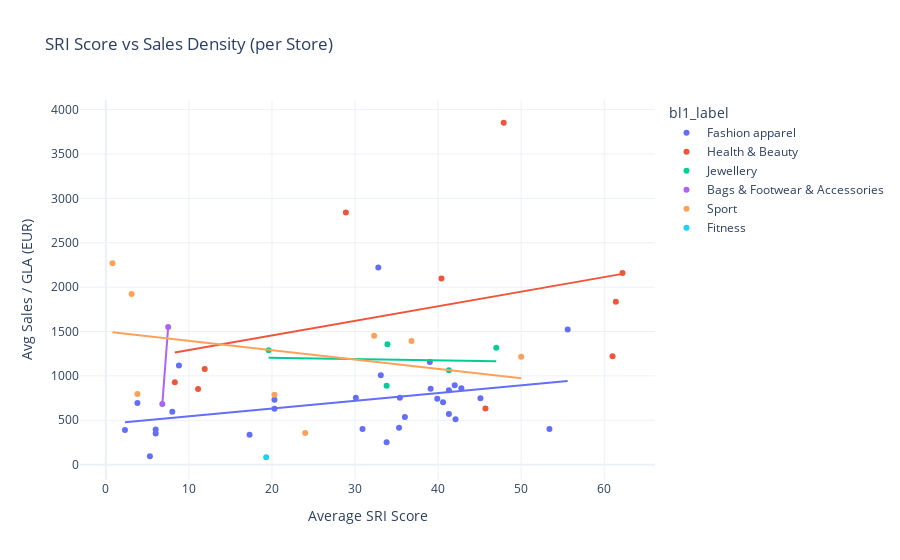
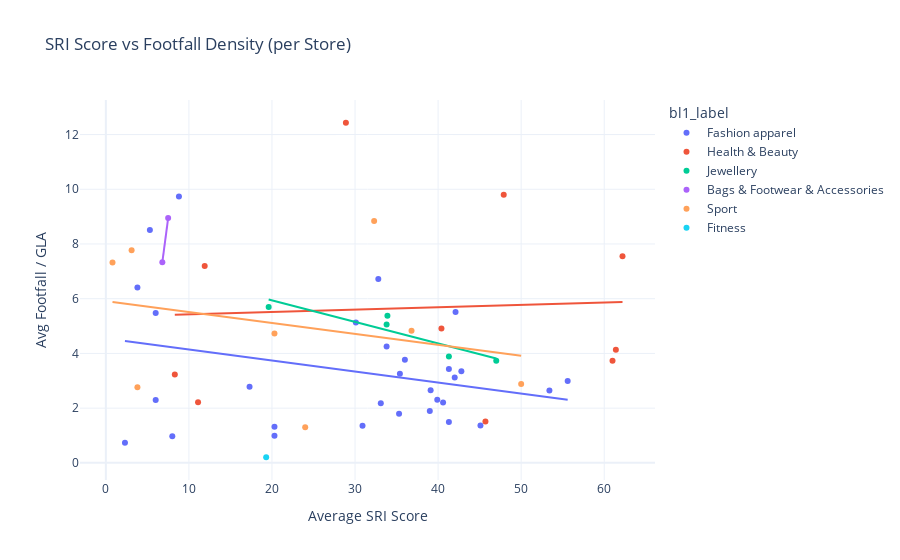
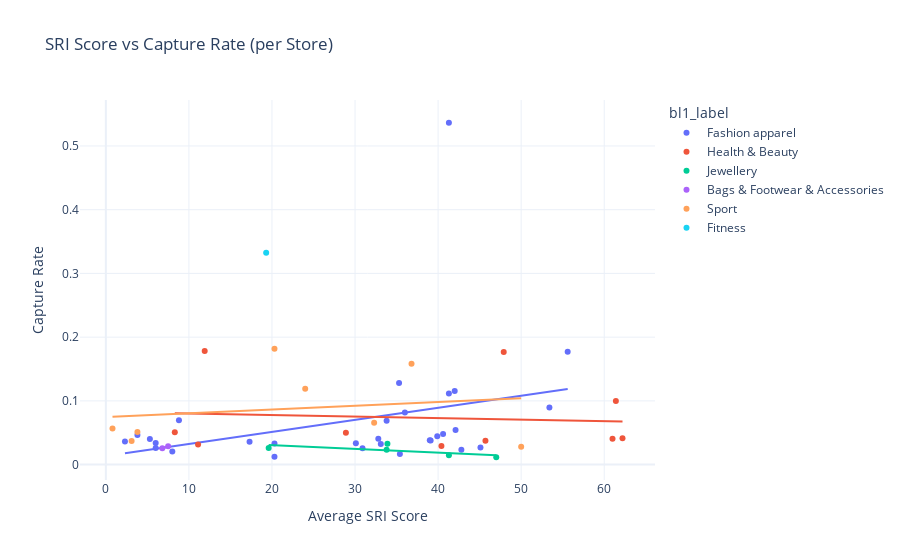
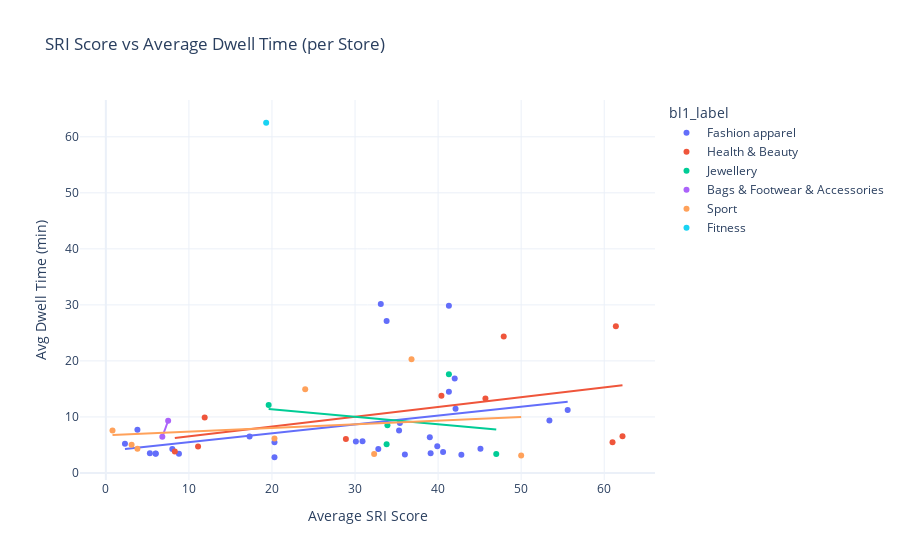

Notebook cell for these charts, in order:
### Markdown cell above
## 3. Visual Analysis

### 3.1 Scatter Plots: SRI Score vs Performance
We plot the relationship directly. We aggregate by store to get an average view per store, reducing noise from weekly fluctuations.

### Code cell
# Aggregate by Store to see store-level relationship
store_agg = df_clean.groupby(['store_code', 'bl1_label', 'sri_bucket'], observed=True).agg(
    avg_sri_score=('sri_score', 'mean'),
    avg_sales_per_gla=('sales_per_gla', 'mean'),
    avg_footfall_per_gla=('footfall_per_gla', 'mean'),
    avg_capture_rate=('capture_rate', 'mean'),
    avg_dwell_time=('store_average_dwell_time', 'mean')
).reset_index()

# 1. SRI vs Sales Density (Added back)
fig_sales = px.scatter(store_agg, x='avg_sri_score', y='avg_sales_per_gla', color='bl1_label',
                       title='SRI Score vs Sales Density (per Store)',
                       trendline='ols', # Add trendline to see general direction
                       labels={'avg_sri_score': 'Average SRI Score', 'avg_sales_per_gla': 'Avg Sales / GLA (EUR)'})
fig_sales.show()

# 2. SRI vs Footfall Density
fig_footfall = px.scatter(store_agg, x='avg_sri_score', y='avg_footfall_per_gla', color='bl1_label',
                          title='SRI Score vs Footfall Density (per Store)',
                          trendline='ols',
                          labels={'avg_sri_score': 'Average SRI Score', 'avg_footfall_per_gla': 'Avg Footfall / GLA'})
fig_footfall.show()

# 3. SRI vs Capture Rate
fig_capture = px.scatter(store_agg, x='avg_sri_score', y='avg_capture_rate', color='bl1_label',
                       title='SRI Score vs Capture Rate (per Store)',
                       trendline='ols', 
                       labels={'avg_sri_score': 'Average SRI Score', 'avg_capture_rate': 'Capture Rate'})
fig_capture.show()

# 4. SRI vs Dwell Time
fig_dwell = px.scatter(store_agg, x='avg_sri_score', y='avg_dwell_time', color='bl1_label',
                       title='SRI Score vs Average Dwell Time (per Store)',
                       trendline='ols', 
                       labels={'avg_sri_score': 'Average SRI Score', 'avg_dwell_time': 'Avg Dwell Time (min)'})
fig_dwell.show()

### Figure 1 — Plotly figure (JSON) as saved in the notebook; plotly's stock layout.template omitted (floating-point values rounded to 4 significant figures)
{"data": [{"hovertemplate": "bl1_label=Fashion apparel<br>Average SRI Score=%{x}<br>Avg Sales / GLA (EUR)=%{y}<extra></extra>", "legendgroup": "Fashion apparel", "marker": {"color": "#636efa", "symbol": "circle"}, "mode": "markers", "name": "Fashion apparel", "orientation": "v", "showlegend": true, "type": "scatter", "x": [42.1, 53.4, 30.9, 8.0, 3.8, 41.3, 42.8, 35.3, 2.3, 30.1, 32.8, 45.1, 42.0, 41.3, 33.1, 39.9, 20.3, 55.6, 36.0, 40.6, 20.3, 39.0, 8.8, 39.1, 6.0, 6.0, 17.3, 35.4, 5.3, 33.8], "xaxis": "x", "y": [510.4, 401.0, 400.5, 596.1, 693.1, 838.0, 860.0, 414.7, 391.5, 752.7, 2222.0, 748.9, 895.7, 569.3, 1008.0, 743.4, 731.4, 1524.0, 535.6, 703.9, 629.0, 1158.0, 1118.0, 855.8, 351.8, 395.2, 337.1, 753.7, 95.74, 251.7], "yaxis": "y"}, {"hovertemplate": "<b>OLS trendline</b><br>avg_sales_per_gla = 8.69172 * avg_sri_score + 459.002<br>R<sup>2</sup>=0.108938<br><br>bl1_label=Fashion apparel<br>Average SRI Score=%{x}<br>Avg Sales / GLA (EUR)=%{y} <b>(trend)</b><extra></extra>", "legendgroup": "Fashion apparel", "marker": {"color": "#636efa", "symbol": "circle"}, "mode": "lines", "name": "Fashion apparel", "showlegend": false, "type": "scatter", "x": [2.3, 3.8, 5.3, 6.0, 6.0, 8.0, 8.8, 17.3, 20.3, 20.3, 30.1, 30.9, 32.8, 33.1, 33.8, 35.3, 35.4, 36.0, 39.0, 39.1, 39.9, 40.6, 41.3, 41.3, 42.0, 42.1, 42.8, 45.1, 53.4, 55.6], "xaxis": "x", "y": [479.0, 492.0, 505.1, 511.2, 511.2, 528.5, 535.5, 609.4, 635.4, 635.4, 720.6, 727.6, 744.1, 746.7, 752.8, 765.8, 766.7, 771.9, 798.0, 798.8, 805.8, 811.9, 818.0, 818.0, 824.1, 824.9, 831.0, 851.0, 923.1, 942.3], "yaxis": "y"}, {"hovertemplate": "bl1_label=Health & Beauty<br>Average SRI Score=%{x}<br>Avg Sales / GLA (EUR)=%{y}<extra></extra>", "legendgroup": "Health & Beauty", "marker": {"color": "#EF553B", "symbol": "circle"}, "mode": "markers", "name": "Health & Beauty", "orientation": "v", "showlegend": true, "type": "scatter", "x": [61.4, 61.0, 28.9, 8.3, 62.2, 45.7, 40.4, 11.1, 11.9, 47.9], "xaxis": "x", "y": [1835.0, 1220.0, 2840.0, 928.9, 2160.0, 632.8, 2098.0, 851.6, 1079.0, 3852.0], "yaxis": "y"}, {"hovertemplate": "<b>OLS trendline</b><br>avg_sales_per_gla = 16.4336 * avg_sri_score + 1127.38<br>R<sup>2</sup>=0.120959<br><br>bl1_label=Health & Beauty<br>Average SRI Score=%{x}<br>Avg Sales / GLA (EUR)=%{y} <b>(trend)</b><extra></extra>", "legendgroup": "Health & Beauty", "marker": {"color": "#EF553B", "symbol": "circle"}, "mode": "lines", "name": "Health & Beauty", "showlegend": false, "type": "scatter", "x": [8.3, 11.1, 11.9, 28.9, 40.4, 45.7, 47.9, 61.0, 61.4, 62.2], "xaxis": "x", "y": [1264.0, 1310.0, 1323.0, 1602.0, 1791.0, 1878.0, 1915.0, 2130.0, 2136.0, 2150.0], "yaxis": "y"}, {"hovertemplate": "bl1_label=Jewellery<br>Average SRI Score=%{x}<br>Avg Sales / GLA (EUR)=%{y}<extra></extra>", "legendgroup": "Jewellery", "marker": {"color": "#00cc96", "symbol": "circle"}, "mode": "markers", "name": "Jewellery", "orientation": "v", "showlegend": true, "type": "scatter", "x": [19.6, 33.9, 41.3, 47.0, 33.8], "xaxis": "x", "y": [1288.0, 1356.0, 1064.0, 1317.0, 888.6], "yaxis": "y"}, {"hovertemplate": "<b>OLS trendline</b><br>avg_sales_per_gla = -1.41752 * avg_sri_score + 1232.51<br>R<sup>2</sup>=0.005322<br><br>bl1_label=Jewellery<br>Average SRI Score=%{x}<br>Avg Sales / GLA (EUR)=%{y} <b>(trend)</b><extra></extra>", "legendgroup": "Jewellery", "marker": {"color": "#00cc96", "symbol": "circle"}, "mode": "lines", "name": "Jewellery", "showlegend": false, "type": "scatter", "x": [19.6, 33.8, 33.9, 41.3, 47.0], "xaxis": "x", "y": [1205.0, 1185.0, 1184.0, 1174.0, 1166.0], "yaxis": "y"}, {"hovertemplate": "bl1_label=Bags & Footwear & Accessories<br>Average SRI Score=%{x}<br>Avg Sales / GLA (EUR)=%{y}<extra></extra>", "legendgroup": "Bags & Footwear & Accessories", "marker": {"color": "#ab63fa", "symbol": "circle"}, "mode": "markers", "name": "Bags & Footwear & Accessories", "orientation": "v", "showlegend": true, "type": "scatter", "x": [6.8, 7.5], "xaxis": "x", "y": [683.8, 1550.0], "yaxis": "y"}, {"hovertemplate": "<b>OLS trendline</b><br>avg_sales_per_gla = 1237.37 * avg_sri_score + -7730.35<br>R<sup>2</sup>=1.000000<br><br>bl1_label=Bags & Footwear & Accessories<br>Average SRI Score=%{x}<br>Avg Sales / GLA (EUR)=%{y} <b>(trend)</b><extra></extra>", "legendgroup": "Bags & Footwear & Accessories", "marker": {"color": "#ab63fa", "symbol": "circle"}, "mode": "lines", "name": "Bags & Footwear & Accessories", "showlegend": false, "type": "scatter", "x": [6.8, 7.5], "xaxis": "x", "y": [683.8, 1550.0], "yaxis": "y"}, {"hovertemplate": "bl1_label=Sport<br>Average SRI Score=%{x}<br>Avg Sales / GLA (EUR)=%{y}<extra></extra>", "legendgroup": "Sport", "marker": {"color": "#FFA15A", "symbol": "circle"}, "mode": "markers", "name": "Sport", "orientation": "v", "showlegend": true, "type": "scatter", "x": [3.1, 32.3, 0.8, 50.0, 20.3, 3.8, 36.8, 24.0], "xaxis": "x", "y": [1923.0, 1451.0, 2268.0, 1217.0, 788.8, 797.1, 1393.0, 357.3], "yaxis": "y"}, {"hovertemplate": "<b>OLS trendline</b><br>avg_sales_per_gla = -10.5243 * avg_sri_score + 1499.52<br>R<sup>2</sup>=0.090282<br><br>bl1_label=Sport<br>Average SRI Score=%{x}<br>Avg Sales / GLA (EUR)=%{y} <b>(trend)</b><extra></extra>", "legendgroup": "Sport", "marker": {"color": "#FFA15A", "symbol": "circle"}, "mode": "lines", "name": "Sport", "showlegend": false, "type": "scatter", "x": [0.8, 3.1, 3.8, 20.3, 24.0, 32.3, 36.8, 50.0], "xaxis": "x", "y": [1491.0, 1467.0, 1460.0, 1286.0, 1247.0, 1160.0, 1112.0, 973.3], "yaxis": "y"}, {"hovertemplate": "bl1_label=Fitness<br>Average SRI Score=%{x}<br>Avg Sales / GLA (EUR)=%{y}<extra></extra>", "legendgroup": "Fitness", "marker": {"color": "#19d3f3", "symbol": "circle"}, "mode": "markers", "name": "Fitness", "orientation": "v", "showlegend": true, "type": "scatter", "x": [19.3], "xaxis": "x", "y": [83.22], "yaxis": "y"}, {"hovertemplate": "bl1_label=Fitness<extra></extra>", "legendgroup": "Fitness", "marker": {"color": "#19d3f3", "symbol": "circle"}, "mode": "lines", "name": "Fitness", "showlegend": false, "type": "scatter", "xaxis": "x", "yaxis": "y"}], "layout": {"legend": {"title": {"text": "bl1_label"}, "tracegroupgap": 0}, "title": {"text": "SRI Score vs Sales Density (per Store)"}, "xaxis": {"anchor": "y", "domain": [0, 1], "title": {"text": "Average SRI Score"}}, "yaxis": {"anchor": "x", "domain": [0, 1], "title": {"text": "Avg Sales / GLA (EUR)"}}}}

### Figure 2 — Plotly figure (JSON) as saved in the notebook; plotly's stock layout.template omitted (floating-point values rounded to 4 significant figures)
{"data": [{"hovertemplate": "bl1_label=Fashion apparel<br>Average SRI Score=%{x}<br>Avg Footfall / GLA=%{y}<extra></extra>", "legendgroup": "Fashion apparel", "marker": {"color": "#636efa", "symbol": "circle"}, "mode": "markers", "name": "Fashion apparel", "orientation": "v", "showlegend": true, "type": "scatter", "x": [42.1, 53.4, 30.9, 8.0, 3.8, 41.3, 42.8, 35.3, 2.3, 30.1, 32.8, 45.1, 42.0, 41.3, 33.1, 39.9, 20.3, 55.6, 36.0, 40.6, 20.3, 39.0, 8.8, 39.1, 6.0, 6.0, 17.3, 35.4, 5.3, 33.8], "xaxis": "x", "y": [5.514, 2.641, 1.352, 0.9727, 6.413, 3.428, 3.35, 1.791, 0.7338, 5.132, 6.718, 1.367, 3.122, 1.497, 2.175, 2.309, 0.9932, 2.989, 3.764, 2.205, 1.322, 1.9, 9.735, 2.654, 2.294, 5.48, 2.778, 3.257, 8.512, 4.256], "yaxis": "y"}, {"hovertemplate": "<b>OLS trendline</b><br>avg_footfall_per_gla = -0.0402466 * avg_sri_score + 4.54607<br>R<sup>2</sup>=0.079167<br><br>bl1_label=Fashion apparel<br>Average SRI Score=%{x}<br>Avg Footfall / GLA=%{y} <b>(trend)</b><extra></extra>", "legendgroup": "Fashion apparel", "marker": {"color": "#636efa", "symbol": "circle"}, "mode": "lines", "name": "Fashion apparel", "showlegend": false, "type": "scatter", "x": [2.3, 3.8, 5.3, 6.0, 6.0, 8.0, 8.8, 17.3, 20.3, 20.3, 30.1, 30.9, 32.8, 33.1, 33.8, 35.3, 35.4, 36.0, 39.0, 39.1, 39.9, 40.6, 41.3, 41.3, 42.0, 42.1, 42.8, 45.1, 53.4, 55.6], "xaxis": "x", "y": [4.454, 4.393, 4.333, 4.305, 4.305, 4.224, 4.192, 3.85, 3.729, 3.729, 3.335, 3.302, 3.226, 3.214, 3.186, 3.125, 3.121, 3.097, 2.976, 2.972, 2.94, 2.912, 2.884, 2.884, 2.856, 2.852, 2.824, 2.731, 2.397, 2.308], "yaxis": "y"}, {"hovertemplate": "bl1_label=Health & Beauty<br>Average SRI Score=%{x}<br>Avg Footfall / GLA=%{y}<extra></extra>", "legendgroup": "Health & Beauty", "marker": {"color": "#EF553B", "symbol": "circle"}, "mode": "markers", "name": "Health & Beauty", "orientation": "v", "showlegend": true, "type": "scatter", "x": [61.4, 61.0, 28.9, 8.3, 62.2, 45.7, 40.4, 11.1, 11.9, 47.9], "xaxis": "x", "y": [4.137, 3.737, 12.43, 3.227, 7.555, 1.513, 4.907, 2.218, 7.195, 9.799], "yaxis": "y"}, {"hovertemplate": "<b>OLS trendline</b><br>avg_footfall_per_gla = 0.00868357 * avg_sri_score + 5.34287<br>R<sup>2</sup>=0.002863<br><br>bl1_label=Health & Beauty<br>Average SRI Score=%{x}<br>Avg Footfall / GLA=%{y} <b>(trend)</b><extra></extra>", "legendgroup": "Health & Beauty", "marker": {"color": "#EF553B", "symbol": "circle"}, "mode": "lines", "name": "Health & Beauty", "showlegend": false, "type": "scatter", "x": [8.3, 11.1, 11.9, 28.9, 40.4, 45.7, 47.9, 61.0, 61.4, 62.2], "xaxis": "x", "y": [5.415, 5.439, 5.446, 5.594, 5.694, 5.74, 5.759, 5.873, 5.876, 5.883], "yaxis": "y"}, {"hovertemplate": "bl1_label=Jewellery<br>Average SRI Score=%{x}<br>Avg Footfall / GLA=%{y}<extra></extra>", "legendgroup": "Jewellery", "marker": {"color": "#00cc96", "symbol": "circle"}, "mode": "markers", "name": "Jewellery", "orientation": "v", "showlegend": true, "type": "scatter", "x": [19.6, 33.9, 41.3, 47.0, 33.8], "xaxis": "x", "y": [5.7, 5.375, 3.891, 3.731, 5.055], "yaxis": "y"}, {"hovertemplate": "<b>OLS trendline</b><br>avg_footfall_per_gla = -0.0787121 * avg_sri_score + 7.51463<br>R<sup>2</sup>=0.829400<br><br>bl1_label=Jewellery<br>Average SRI Score=%{x}<br>Avg Footfall / GLA=%{y} <b>(trend)</b><extra></extra>", "legendgroup": "Jewellery", "marker": {"color": "#00cc96", "symbol": "circle"}, "mode": "lines", "name": "Jewellery", "showlegend": false, "type": "scatter", "x": [19.6, 33.8, 33.9, 41.3, 47.0], "xaxis": "x", "y": [5.972, 4.854, 4.846, 4.264, 3.815], "yaxis": "y"}, {"hovertemplate": "bl1_label=Bags & Footwear & Accessories<br>Average SRI Score=%{x}<br>Avg Footfall / GLA=%{y}<extra></extra>", "legendgroup": "Bags & Footwear & Accessories", "marker": {"color": "#ab63fa", "symbol": "circle"}, "mode": "markers", "name": "Bags & Footwear & Accessories", "orientation": "v", "showlegend": true, "type": "scatter", "x": [6.8, 7.5], "xaxis": "x", "y": [7.334, 8.946], "yaxis": "y"}, {"hovertemplate": "<b>OLS trendline</b><br>avg_footfall_per_gla = 2.30379 * avg_sri_score + -8.33212<br>R<sup>2</sup>=1.000000<br><br>bl1_label=Bags & Footwear & Accessories<br>Average SRI Score=%{x}<br>Avg Footfall / GLA=%{y} <b>(trend)</b><extra></extra>", "legendgroup": "Bags & Footwear & Accessories", "marker": {"color": "#ab63fa", "symbol": "circle"}, "mode": "lines", "name": "Bags & Footwear & Accessories", "showlegend": false, "type": "scatter", "x": [6.8, 7.5], "xaxis": "x", "y": [7.334, 8.946], "yaxis": "y"}, {"hovertemplate": "bl1_label=Sport<br>Average SRI Score=%{x}<br>Avg Footfall / GLA=%{y}<extra></extra>", "legendgroup": "Sport", "marker": {"color": "#FFA15A", "symbol": "circle"}, "mode": "markers", "name": "Sport", "orientation": "v", "showlegend": true, "type": "scatter", "x": [3.1, 32.3, 0.8, 50.0, 20.3, 3.8, 36.8, 24.0], "xaxis": "x", "y": [7.772, 8.841, 7.319, 2.879, 4.727, 2.765, 4.83, 1.3], "yaxis": "y"}, {"hovertemplate": "<b>OLS trendline</b><br>avg_footfall_per_gla = -0.0399304 * avg_sri_score + 5.90794<br>R<sup>2</sup>=0.070265<br><br>bl1_label=Sport<br>Average SRI Score=%{x}<br>Avg Footfall / GLA=%{y} <b>(trend)</b><extra></extra>", "legendgroup": "Sport", "marker": {"color": "#FFA15A", "symbol": "circle"}, "mode": "lines", "name": "Sport", "showlegend": false, "type": "scatter", "x": [0.8, 3.1, 3.8, 20.3, 24.0, 32.3, 36.8, 50.0], "xaxis": "x", "y": [5.876, 5.784, 5.756, 5.097, 4.95, 4.618, 4.439, 3.911], "yaxis": "y"}, {"hovertemplate": "bl1_label=Fitness<br>Average SRI Score=%{x}<br>Avg Footfall / GLA=%{y}<extra></extra>", "legendgroup": "Fitness", "marker": {"color": "#19d3f3", "symbol": "circle"}, "mode": "markers", "name": "Fitness", "orientation": "v", "showlegend": true, "type": "scatter", "x": [19.3], "xaxis": "x", "y": [0.2053], "yaxis": "y"}, {"hovertemplate": "bl1_label=Fitness<extra></extra>", "legendgroup": "Fitness", "marker": {"color": "#19d3f3", "symbol": "circle"}, "mode": "lines", "name": "Fitness", "showlegend": false, "type": "scatter", "xaxis": "x", "yaxis": "y"}], "layout": {"legend": {"title": {"text": "bl1_label"}, "tracegroupgap": 0}, "title": {"text": "SRI Score vs Footfall Density (per Store)"}, "xaxis": {"anchor": "y", "domain": [0, 1], "title": {"text": "Average SRI Score"}}, "yaxis": {"anchor": "x", "domain": [0, 1], "title": {"text": "Avg Footfall / GLA"}}}}

### Figure 3 — Plotly figure (JSON) as saved in the notebook; plotly's stock layout.template omitted (floating-point values rounded to 4 significant figures)
{"data": [{"hovertemplate": "bl1_label=Fashion apparel<br>Average SRI Score=%{x}<br>Capture Rate=%{y}<extra></extra>", "legendgroup": "Fashion apparel", "marker": {"color": "#636efa", "symbol": "circle"}, "mode": "markers", "name": "Fashion apparel", "orientation": "v", "showlegend": true, "type": "scatter", "x": [42.1, 53.4, 30.9, 8.0, 3.8, 41.3, 42.8, 35.3, 2.3, 30.1, 32.8, 45.1, 42.0, 41.3, 33.1, 39.9, 20.3, 55.6, 36.0, 40.6, 20.3, 39.0, 8.8, 39.1, 6.0, 6.0, 17.3, 35.4, 5.3, 33.8], "xaxis": "x", "y": [0.05451, 0.08947, 0.02555, 0.02038, 0.0463, 0.1117, 0.0235, 0.1281, 0.03632, 0.03333, 0.04073, 0.02671, 0.1156, 0.5365, 0.03243, 0.04453, 0.03317, 0.1772, 0.08186, 0.04805, 0.01232, 0.0383, 0.06961, 0.03778, 0.02612, 0.03384, 0.03604, 0.01654, 0.04022, 0.06882], "yaxis": "y"}, {"hovertemplate": "<b>OLS trendline</b><br>avg_capture_rate = 0.00189037 * avg_sri_score + 0.0135816<br>R<sup>2</sup>=0.095559<br><br>bl1_label=Fashion apparel<br>Average SRI Score=%{x}<br>Capture Rate=%{y} <b>(trend)</b><extra></extra>", "legendgroup": "Fashion apparel", "marker": {"color": "#636efa", "symbol": "circle"}, "mode": "lines", "name": "Fashion apparel", "showlegend": false, "type": "scatter", "x": [2.3, 3.8, 5.3, 6.0, 6.0, 8.0, 8.8, 17.3, 20.3, 20.3, 30.1, 30.9, 32.8, 33.1, 33.8, 35.3, 35.4, 36.0, 39.0, 39.1, 39.9, 40.6, 41.3, 41.3, 42.0, 42.1, 42.8, 45.1, 53.4, 55.6], "xaxis": "x", "y": [0.01793, 0.02077, 0.0236, 0.02492, 0.02492, 0.0287, 0.03022, 0.04629, 0.05196, 0.05196, 0.07048, 0.07199, 0.07559, 0.07615, 0.07748, 0.08031, 0.0805, 0.08163, 0.08731, 0.0875, 0.08901, 0.09033, 0.09165, 0.09165, 0.09298, 0.09317, 0.09449, 0.09884, 0.1145, 0.1187], "yaxis": "y"}, {"hovertemplate": "bl1_label=Health & Beauty<br>Average SRI Score=%{x}<br>Capture Rate=%{y}<extra></extra>", "legendgroup": "Health & Beauty", "marker": {"color": "#EF553B", "symbol": "circle"}, "mode": "markers", "name": "Health & Beauty", "orientation": "v", "showlegend": true, "type": "scatter", "x": [61.4, 61.0, 28.9, 8.3, 62.2, 45.7, 40.4, 11.1, 11.9, 47.9], "xaxis": "x", "y": [0.0997, 0.04063, 0.05011, 0.05095, 0.04138, 0.03754, 0.02907, 0.03169, 0.1784, 0.1767], "yaxis": "y"}, {"hovertemplate": "<b>OLS trendline</b><br>avg_capture_rate = -0.000241368 * avg_sri_score + 0.0827659<br>R<sup>2</sup>=0.008003<br><br>bl1_label=Health & Beauty<br>Average SRI Score=%{x}<br>Capture Rate=%{y} <b>(trend)</b><extra></extra>", "legendgroup": "Health & Beauty", "marker": {"color": "#EF553B", "symbol": "circle"}, "mode": "lines", "name": "Health & Beauty", "showlegend": false, "type": "scatter", "x": [8.3, 11.1, 11.9, 28.9, 40.4, 45.7, 47.9, 61.0, 61.4, 62.2], "xaxis": "x", "y": [0.08076, 0.08009, 0.07989, 0.07579, 0.07301, 0.07174, 0.0712, 0.06804, 0.06795, 0.06775], "yaxis": "y"}, {"hovertemplate": "bl1_label=Jewellery<br>Average SRI Score=%{x}<br>Capture Rate=%{y}<extra></extra>", "legendgroup": "Jewellery", "marker": {"color": "#00cc96", "symbol": "circle"}, "mode": "markers", "name": "Jewellery", "orientation": "v", "showlegend": true, "type": "scatter", "x": [19.6, 33.9, 41.3, 47.0, 33.8], "xaxis": "x", "y": [0.02587, 0.0329, 0.01481, 0.01155, 0.02323], "yaxis": "y"}, {"hovertemplate": "<b>OLS trendline</b><br>avg_capture_rate = -0.000575359 * avg_sri_score + 0.0418811<br>R<sup>2</sup>=0.473878<br><br>bl1_label=Jewellery<br>Average SRI Score=%{x}<br>Capture Rate=%{y} <b>(trend)</b><extra></extra>", "legendgroup": "Jewellery", "marker": {"color": "#00cc96", "symbol": "circle"}, "mode": "lines", "name": "Jewellery", "showlegend": false, "type": "scatter", "x": [19.6, 33.8, 33.9, 41.3, 47.0], "xaxis": "x", "y": [0.0306, 0.02243, 0.02238, 0.01812, 0.01484], "yaxis": "y"}, {"hovertemplate": "bl1_label=Bags & Footwear & Accessories<br>Average SRI Score=%{x}<br>Capture Rate=%{y}<extra></extra>", "legendgroup": "Bags & Footwear & Accessories", "marker": {"color": "#ab63fa", "symbol": "circle"}, "mode": "markers", "name": "Bags & Footwear & Accessories", "orientation": "v", "showlegend": true, "type": "scatter", "x": [6.8, 7.5], "xaxis": "x", "y": [0.02575, 0.02872], "yaxis": "y"}, {"hovertemplate": "<b>OLS trendline</b><br>avg_capture_rate = 0.00423849 * avg_sri_score + -0.0030729<br>R<sup>2</sup>=1.000000<br><br>bl1_label=Bags & Footwear & Accessories<br>Average SRI Score=%{x}<br>Capture Rate=%{y} <b>(trend)</b><extra></extra>", "legendgroup": "Bags & Footwear & Accessories", "marker": {"color": "#ab63fa", "symbol": "circle"}, "mode": "lines", "name": "Bags & Footwear & Accessories", "showlegend": false, "type": "scatter", "x": [6.8, 7.5], "xaxis": "x", "y": [0.02575, 0.02872], "yaxis": "y"}, {"hovertemplate": "bl1_label=Sport<br>Average SRI Score=%{x}<br>Capture Rate=%{y}<extra></extra>", "legendgroup": "Sport", "marker": {"color": "#FFA15A", "symbol": "circle"}, "mode": "markers", "name": "Sport", "orientation": "v", "showlegend": true, "type": "scatter", "x": [3.1, 32.3, 0.8, 50.0, 20.3, 3.8, 36.8, 24.0], "xaxis": "x", "y": [0.03698, 0.06574, 0.05653, 0.02811, 0.1817, 0.05136, 0.1582, 0.1191], "yaxis": "y"}, {"hovertemplate": "<b>OLS trendline</b><br>avg_capture_rate = 0.000590646 * avg_sri_score + 0.0745778<br>R<sup>2</sup>=0.033161<br><br>bl1_label=Sport<br>Average SRI Score=%{x}<br>Capture Rate=%{y} <b>(trend)</b><extra></extra>", "legendgroup": "Sport", "marker": {"color": "#FFA15A", "symbol": "circle"}, "mode": "lines", "name": "Sport", "showlegend": false, "type": "scatter", "x": [0.8, 3.1, 3.8, 20.3, 24.0, 32.3, 36.8, 50.0], "xaxis": "x", "y": [0.07505, 0.07641, 0.07682, 0.08657, 0.08875, 0.09366, 0.09631, 0.1041], "yaxis": "y"}, {"hovertemplate": "bl1_label=Fitness<br>Average SRI Score=%{x}<br>Capture Rate=%{y}<extra></extra>", "legendgroup": "Fitness", "marker": {"color": "#19d3f3", "symbol": "circle"}, "mode": "markers", "name": "Fitness", "orientation": "v", "showlegend": true, "type": "scatter", "x": [19.3], "xaxis": "x", "y": [0.3326], "yaxis": "y"}, {"hovertemplate": "bl1_label=Fitness<extra></extra>", "legendgroup": "Fitness", "marker": {"color": "#19d3f3", "symbol": "circle"}, "mode": "lines", "name": "Fitness", "showlegend": false, "type": "scatter", "xaxis": "x", "yaxis": "y"}], "layout": {"legend": {"title": {"text": "bl1_label"}, "tracegroupgap": 0}, "title": {"text": "SRI Score vs Capture Rate (per Store)"}, "xaxis": {"anchor": "y", "domain": [0, 1], "title": {"text": "Average SRI Score"}}, "yaxis": {"anchor": "x", "domain": [0, 1], "title": {"text": "Capture Rate"}}}}

### Figure 4 — Plotly figure (JSON) as saved in the notebook; plotly's stock layout.template omitted (floating-point values rounded to 4 significant figures)
{"data": [{"hovertemplate": "bl1_label=Fashion apparel<br>Average SRI Score=%{x}<br>Avg Dwell Time (min)=%{y}<extra></extra>", "legendgroup": "Fashion apparel", "marker": {"color": "#636efa", "symbol": "circle"}, "mode": "markers", "name": "Fashion apparel", "orientation": "v", "showlegend": true, "type": "scatter", "x": [42.1, 53.4, 30.9, 8.0, 3.8, 41.3, 42.8, 35.3, 2.3, 30.1, 32.8, 45.1, 42.0, 41.3, 33.1, 39.9, 20.3, 55.6, 36.0, 40.6, 20.3, 39.0, 8.8, 39.1, 6.0, 6.0, 17.3, 35.4, 5.3, 33.8], "xaxis": "x", "y": [11.45, 9.348, 5.645, 4.283, 7.708, 14.47, 3.27, 7.558, 5.23, 5.631, 4.279, 4.303, 16.86, 29.83, 30.14, 4.748, 5.492, 11.22, 3.292, 3.755, 2.803, 6.389, 3.438, 3.533, 3.439, 3.464, 6.51, 8.895, 3.5, 27.12], "yaxis": "y"}, {"hovertemplate": "<b>OLS trendline</b><br>avg_dwell_time = 0.158279 * avg_sri_score + 3.90374<br>R<sup>2</sup>=0.102624<br><br>bl1_label=Fashion apparel<br>Average SRI Score=%{x}<br>Avg Dwell Time (min)=%{y} <b>(trend)</b><extra></extra>", "legendgroup": "Fashion apparel", "marker": {"color": "#636efa", "symbol": "circle"}, "mode": "lines", "name": "Fashion apparel", "showlegend": false, "type": "scatter", "x": [2.3, 3.8, 5.3, 6.0, 6.0, 8.0, 8.8, 17.3, 20.3, 20.3, 30.1, 30.9, 32.8, 33.1, 33.8, 35.3, 35.4, 36.0, 39.0, 39.1, 39.9, 40.6, 41.3, 41.3, 42.0, 42.1, 42.8, 45.1, 53.4, 55.6], "xaxis": "x", "y": [4.268, 4.505, 4.743, 4.853, 4.853, 5.17, 5.297, 6.642, 7.117, 7.117, 8.668, 8.795, 9.095, 9.143, 9.254, 9.491, 9.507, 9.602, 10.08, 10.09, 10.22, 10.33, 10.44, 10.44, 10.55, 10.57, 10.68, 11.04, 12.36, 12.7], "yaxis": "y"}, {"hovertemplate": "bl1_label=Health & Beauty<br>Average SRI Score=%{x}<br>Avg Dwell Time (min)=%{y}<extra></extra>", "legendgroup": "Health & Beauty", "marker": {"color": "#EF553B", "symbol": "circle"}, "mode": "markers", "name": "Health & Beauty", "orientation": "v", "showlegend": true, "type": "scatter", "x": [61.4, 61.0, 28.9, 8.3, 62.2, 45.7, 40.4, 11.1, 11.9, 47.9], "xaxis": "x", "y": [26.17, 5.465, 6.052, 3.84, 6.565, 13.31, 13.78, 4.735, 9.907, 24.38], "yaxis": "y"}, {"hovertemplate": "<b>OLS trendline</b><br>avg_dwell_time = 0.174586 * avg_sri_score + 4.8064<br>R<sup>2</sup>=0.217921<br><br>bl1_label=Health & Beauty<br>Average SRI Score=%{x}<br>Avg Dwell Time (min)=%{y} <b>(trend)</b><extra></extra>", "legendgroup": "Health & Beauty", "marker": {"color": "#EF553B", "symbol": "circle"}, "mode": "lines", "name": "Health & Beauty", "showlegend": false, "type": "scatter", "x": [8.3, 11.1, 11.9, 28.9, 40.4, 45.7, 47.9, 61.0, 61.4, 62.2], "xaxis": "x", "y": [6.255, 6.744, 6.884, 9.852, 11.86, 12.78, 13.17, 15.46, 15.53, 15.67], "yaxis": "y"}, {"hovertemplate": "bl1_label=Jewellery<br>Average SRI Score=%{x}<br>Avg Dwell Time (min)=%{y}<extra></extra>", "legendgroup": "Jewellery", "marker": {"color": "#00cc96", "symbol": "circle"}, "mode": "markers", "name": "Jewellery", "orientation": "v", "showlegend": true, "type": "scatter", "x": [19.6, 33.9, 41.3, 47.0, 33.8], "xaxis": "x", "y": [12.12, 8.5, 17.61, 3.39, 5.121], "yaxis": "y"}, {"hovertemplate": "<b>OLS trendline</b><br>avg_dwell_time = -0.13247 * avg_sri_score + 14.0006<br>R<sup>2</sup>=0.057133<br><br>bl1_label=Jewellery<br>Average SRI Score=%{x}<br>Avg Dwell Time (min)=%{y} <b>(trend)</b><extra></extra>", "legendgroup": "Jewellery", "marker": {"color": "#00cc96", "symbol": "circle"}, "mode": "lines", "name": "Jewellery", "showlegend": false, "type": "scatter", "x": [19.6, 33.8, 33.9, 41.3, 47.0], "xaxis": "x", "y": [11.4, 9.523, 9.51, 8.53, 7.774], "yaxis": "y"}, {"hovertemplate": "bl1_label=Bags & Footwear & Accessories<br>Average SRI Score=%{x}<br>Avg Dwell Time (min)=%{y}<extra></extra>", "legendgroup": "Bags & Footwear & Accessories", "marker": {"color": "#ab63fa", "symbol": "circle"}, "mode": "markers", "name": "Bags & Footwear & Accessories", "orientation": "v", "showlegend": true, "type": "scatter", "x": [6.8, 7.5], "xaxis": "x", "y": [6.461, 9.324], "yaxis": "y"}, {"hovertemplate": "<b>OLS trendline</b><br>avg_dwell_time = 4.0893 * avg_sri_score + -21.346<br>R<sup>2</sup>=1.000000<br><br>bl1_label=Bags & Footwear & Accessories<br>Average SRI Score=%{x}<br>Avg Dwell Time (min)=%{y} <b>(trend)</b><extra></extra>", "legendgroup": "Bags & Footwear & Accessories", "marker": {"color": "#ab63fa", "symbol": "circle"}, "mode": "lines", "name": "Bags & Footwear & Accessories", "showlegend": false, "type": "scatter", "x": [6.8, 7.5], "xaxis": "x", "y": [6.461, 9.324], "yaxis": "y"}, {"hovertemplate": "bl1_label=Sport<br>Average SRI Score=%{x}<br>Avg Dwell Time (min)=%{y}<extra></extra>", "legendgroup": "Sport", "marker": {"color": "#FFA15A", "symbol": "circle"}, "mode": "markers", "name": "Sport", "orientation": "v", "showlegend": true, "type": "scatter", "x": [3.1, 32.3, 0.8, 50.0, 20.3, 3.8, 36.8, 24.0], "xaxis": "x", "y": [5.052, 3.375, 7.568, 3.118, 6.17, 4.332, 20.31, 14.95], "yaxis": "y"}, {"hovertemplate": "<b>OLS trendline</b><br>avg_dwell_time = 0.0652872 * avg_sri_score + 6.71208<br>R<sup>2</sup>=0.035468<br><br>bl1_label=Sport<br>Average SRI Score=%{x}<br>Avg Dwell Time (min)=%{y} <b>(trend)</b><extra></extra>", "legendgroup": "Sport", "marker": {"color": "#FFA15A", "symbol": "circle"}, "mode": "lines", "name": "Sport", "showlegend": false, "type": "scatter", "x": [0.8, 3.1, 3.8, 20.3, 24.0, 32.3, 36.8, 50.0], "xaxis": "x", "y": [6.764, 6.914, 6.96, 8.037, 8.279, 8.821, 9.115, 9.976], "yaxis": "y"}, {"hovertemplate": "bl1_label=Fitness<br>Average SRI Score=%{x}<br>Avg Dwell Time (min)=%{y}<extra></extra>", "legendgroup": "Fitness", "marker": {"color": "#19d3f3", "symbol": "circle"}, "mode": "markers", "name": "Fitness", "orientation": "v", "showlegend": true, "type": "scatter", "x": [19.3], "xaxis": "x", "y": [62.51], "yaxis": "y"}, {"hovertemplate": "bl1_label=Fitness<extra></extra>", "legendgroup": "Fitness", "marker": {"color": "#19d3f3", "symbol": "circle"}, "mode": "lines", "name": "Fitness", "showlegend": false, "type": "scatter", "xaxis": "x", "yaxis": "y"}], "layout": {"legend": {"title": {"text": "bl1_label"}, "tracegroupgap": 0}, "title": {"text": "SRI Score vs Average Dwell Time (per Store)"}, "xaxis": {"anchor": "y", "domain": [0, 1], "title": {"text": "Average SRI Score"}}, "yaxis": {"anchor": "x", "domain": [0, 1], "title": {"text": "Avg Dwell Time (min)"}}}}
